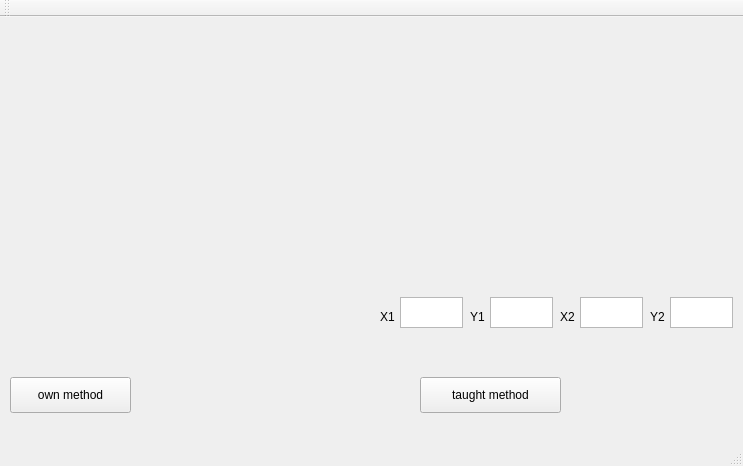
<?xml version="1.0" encoding="UTF-8"?>
<ui version="4.0">
 <class>MainWindow</class>
 <widget class="QMainWindow" name="MainWindow">
  <property name="geometry">
   <rect>
    <x>0</x>
    <y>0</y>
    <width>743</width>
    <height>466</height>
   </rect>
  </property>
  <property name="windowTitle">
   <string>MainWindow</string>
  </property>
  <widget class="QWidget" name="centralWidget">
   <widget class="QPushButton" name="pushButton">
    <property name="geometry">
     <rect>
      <x>10</x>
      <y>360</y>
      <width>121</width>
      <height>36</height>
     </rect>
    </property>
    <property name="text">
     <string>own method</string>
    </property>
   </widget>
   <widget class="QLabel" name="label">
    <property name="geometry">
     <rect>
      <x>10</x>
      <y>0</y>
      <width>311</width>
      <height>191</height>
     </rect>
    </property>
    <property name="maximumSize">
     <size>
      <width>16777215</width>
      <height>191</height>
     </size>
    </property>
    <property name="text">
     <string/>
    </property>
   </widget>
   <widget class="QPushButton" name="pushButton_2">
    <property name="geometry">
     <rect>
      <x>420</x>
      <y>360</y>
      <width>141</width>
      <height>36</height>
     </rect>
    </property>
    <property name="text">
     <string>taught method</string>
    </property>
   </widget>
   <widget class="QLabel" name="label_2">
    <property name="geometry">
     <rect>
      <x>360</x>
      <y>0</y>
      <width>341</width>
      <height>251</height>
     </rect>
    </property>
    <property name="text">
     <string/>
    </property>
   </widget>
   <widget class="QLabel" name="label_3">
    <property name="geometry">
     <rect>
      <x>380</x>
      <y>290</y>
      <width>20</width>
      <height>20</height>
     </rect>
    </property>
    <property name="text">
     <string>X1</string>
    </property>
   </widget>
   <widget class="QPlainTextEdit" name="plainTextEdit">
    <property name="geometry">
     <rect>
      <x>400</x>
      <y>280</y>
      <width>63</width>
      <height>31</height>
     </rect>
    </property>
   </widget>
   <widget class="QPlainTextEdit" name="plainTextEdit_2">
    <property name="geometry">
     <rect>
      <x>490</x>
      <y>280</y>
      <width>63</width>
      <height>31</height>
     </rect>
    </property>
   </widget>
   <widget class="QPlainTextEdit" name="plainTextEdit_3">
    <property name="geometry">
     <rect>
      <x>580</x>
      <y>280</y>
      <width>63</width>
      <height>31</height>
     </rect>
    </property>
   </widget>
   <widget class="QPlainTextEdit" name="plainTextEdit_4">
    <property name="geometry">
     <rect>
      <x>670</x>
      <y>280</y>
      <width>63</width>
      <height>31</height>
     </rect>
    </property>
   </widget>
   <widget class="QLabel" name="label_4">
    <property name="geometry">
     <rect>
      <x>470</x>
      <y>290</y>
      <width>20</width>
      <height>20</height>
     </rect>
    </property>
    <property name="text">
     <string>Y1</string>
    </property>
   </widget>
   <widget class="QLabel" name="label_5">
    <property name="geometry">
     <rect>
      <x>560</x>
      <y>290</y>
      <width>20</width>
      <height>20</height>
     </rect>
    </property>
    <property name="text">
     <string>X2</string>
    </property>
   </widget>
   <widget class="QLabel" name="label_6">
    <property name="geometry">
     <rect>
      <x>650</x>
      <y>290</y>
      <width>20</width>
      <height>20</height>
     </rect>
    </property>
    <property name="text">
     <string>Y2</string>
    </property>
   </widget>
  </widget>
  <widget class="QMenuBar" name="menuBar">
   <property name="geometry">
    <rect>
     <x>0</x>
     <y>0</y>
     <width>743</width>
     <height>28</height>
    </rect>
   </property>
  </widget>
  <widget class="QToolBar" name="mainToolBar">
   <attribute name="toolBarArea">
    <enum>TopToolBarArea</enum>
   </attribute>
   <attribute name="toolBarBreak">
    <bool>false</bool>
   </attribute>
  </widget>
  <widget class="QStatusBar" name="statusBar"/>
 </widget>
 <layoutdefault spacing="6" margin="11"/>
 <resources/>
 <connections/>
</ui>
